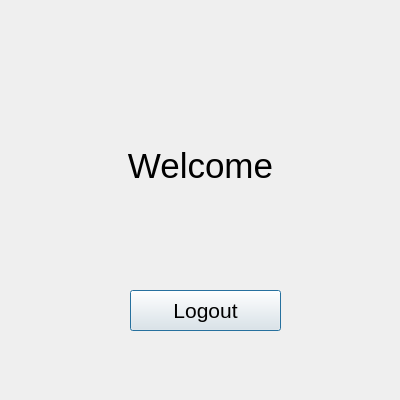
<?xml version="1.0" encoding="UTF-8"?>
<ui version="4.0">
 <class>SecondWindow</class>
 <widget class="QDialog" name="SecondWindow">
  <property name="geometry">
   <rect>
    <x>0</x>
    <y>0</y>
    <width>400</width>
    <height>400</height>
   </rect>
  </property>
  <property name="windowTitle">
   <string>Dialog</string>
  </property>
  <widget class="QLabel" name="Welcome_label">
   <property name="geometry">
    <rect>
     <x>70</x>
     <y>90</y>
     <width>261</width>
     <height>151</height>
    </rect>
   </property>
   <property name="font">
    <font>
     <pointsize>26</pointsize>
    </font>
   </property>
   <property name="text">
    <string>Welcome</string>
   </property>
   <property name="alignment">
    <set>Qt::AlignmentFlag::AlignCenter</set>
   </property>
  </widget>
  <widget class="QPushButton" name="Logout_button">
   <property name="geometry">
    <rect>
     <x>130</x>
     <y>290</y>
     <width>151</width>
     <height>41</height>
    </rect>
   </property>
   <property name="font">
    <font>
     <pointsize>16</pointsize>
    </font>
   </property>
   <property name="text">
    <string>Logout</string>
   </property>
  </widget>
 </widget>
 <resources/>
 <connections/>
</ui>
